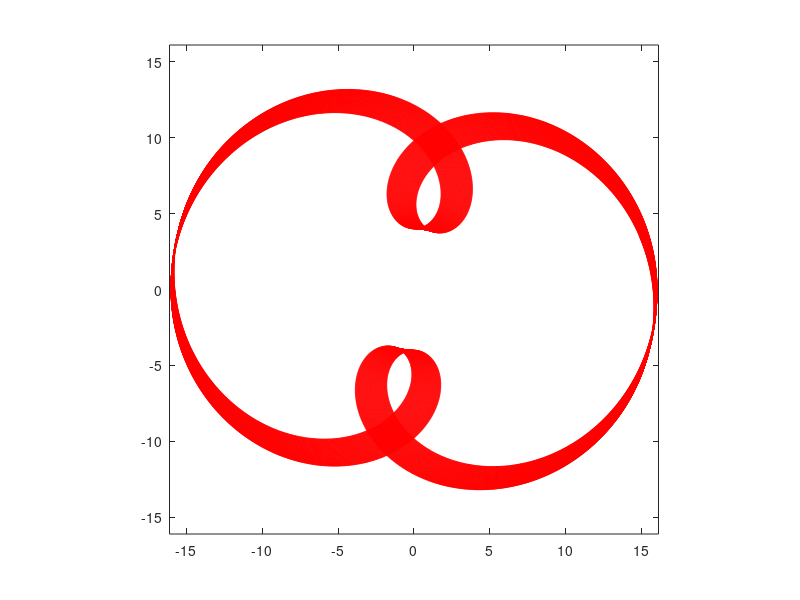

Reproduce this figure in MATLAB.
%in the name of God
turn = 70;
format long

r1 = randi(20)
r2 = randi(1200)
speed = r1 + 1 / r2;

tetha = 0:0.003:2*turn*pi;
r =10;

x = cos(tetha) * r + cos(speed*tetha) * 6;
y = sin(tetha) * r + sin(speed*tetha) * 6;
plot(x, y, 'r');

axis equal;
axis([-16.1 16.1 -16.1 16.1])
print -dpng figure.png
